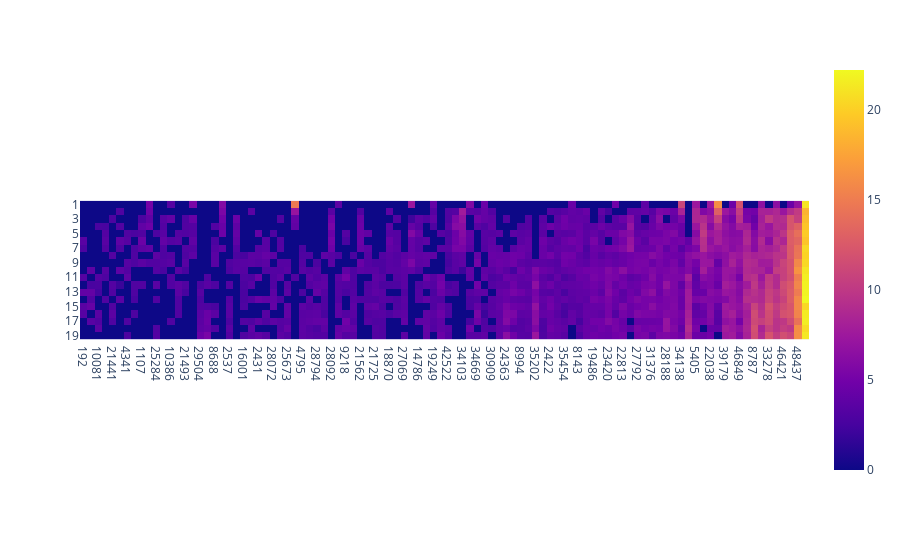

Here is the notebook cell this chart was saved with:
### Code cell
px.imshow([x[-n_last:] for x in heatmap], x=[str(x) for x in [all_features[i] for i in idx]][-n_last:], y=[str(x) for x in range(1, 20)])

### Figure 1 — Plotly figure (JSON) as saved in the notebook; plotly's stock layout.template omitted (floating-point values rounded to 4 significant figures; data arrays with more than 128 entries replaced by an {"elided": "..."} marker saying what was removed)
{"data": [{"coloraxis": "coloraxis", "hovertemplate": "x: %{x}<br>y: %{y}<br>color: %{z}<extra></extra>", "name": "0", "type": "heatmap", "x": ["192", "41619", "10081", "42872", "21441", "20652", "4341", "25112", "1107", "7161", "25284", "23602", "10386", "30463", "21493", "8023", "29504", "28517", "8688", "11810", "2537", "40470", "16001", "9224", "2431", "9824", "28072", "6304", "25673", "48299", "4795", "22174", "28794", "21224", "28092", "40340", "9218", "21214", "21562", "15751", "21725", "48585", "18870", "22535", "27069", "11831", "14786", "16805", "19249", "42294", "42522", "3322", "34103", "43555", "34669", "8271", "30909", "49028", "24363", "9760", "8994", "30615", "35202", "13752", "2422", "5057", "35454", "21885", "8143", "7091", "19486", "38009", "23420", "41148", "22813", "45302", "27792", "5076", "31376", "43484", "28188", "19597", "34138", "26164", "5405", "21391", "22038", "33039", "39179", "47882", "46849", "33045", "8787", "33953", "33278", "14577", "46421", "46370", "48437", "1065"], "xaxis": "x", "y": ["1", "2", "3", "4", "5", "6", "7", "8", "9", "10", "11", "12", "13", "14", "15", "16", "17", "18", "19"], "yaxis": "y", "z": {"elided": "19x100 float values"}}], "layout": {"coloraxis": {"colorscale": [[0, "#0d0887"], [0.1111, "#46039f"], [0.2222, "#7201a8"], [0.3333, "#9c179e"], [0.4444, "#bd3786"], [0.5556, "#d8576b"], [0.6667, "#ed7953"], [0.7778, "#fb9f3a"], [0.8889, "#fdca26"], [1, "#f0f921"]]}, "margin": {"t": 60}, "xaxis": {"anchor": "y", "constrain": "domain", "domain": [0, 1], "scaleanchor": "y"}, "yaxis": {"anchor": "x", "autorange": "reversed", "constrain": "domain", "domain": [0, 1]}}}
